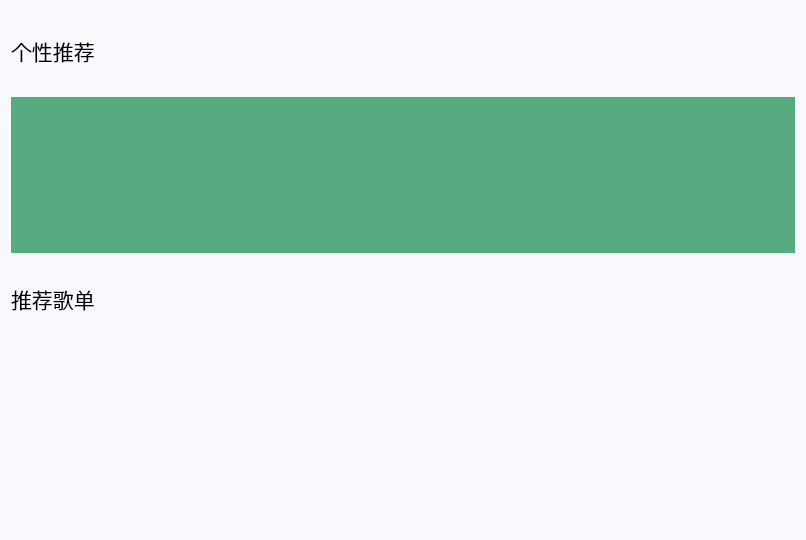
                  <widget class="QWidget" name="scrollAreaWidgetContents">
                   <property name="geometry">
                    <rect>
                     <x>0</x>
                     <y>0</y>
                     <width>806</width>
                     <height>540</height>
                    </rect>
                   </property>
                   <property name="styleSheet">
                    <string notr="true">QWidget
{
	
	color: rgb(0, 0, 0);
	background-color: #F7F9FC;
}</string>
                   </property>
                   <layout class="QVBoxLayout" name="verticalLayout_15">
                    <item>
                     <widget class="QWidget" name="recommendTitle" native="true">
                      <property name="minimumSize">
                       <size>
                        <width>0</width>
                        <height>80</height>
                       </size>
                      </property>
                      <property name="maximumSize">
                       <size>
                        <width>16777215</width>
                        <height>80</height>
                       </size>
                      </property>
                      <property name="styleSheet">
                       <string notr="true"/>
                      </property>
                      <layout class="QHBoxLayout" name="horizontalLayout_16">
                       <property name="spacing">
                        <number>0</number>
                       </property>
                       <property name="leftMargin">
                        <number>0</number>
                       </property>
                       <property name="topMargin">
                        <number>0</number>
                       </property>
                       <property name="rightMargin">
                        <number>0</number>
                       </property>
                       <property name="bottomMargin">
                        <number>0</number>
                       </property>
                       <item>
                        <widget class="QLabel" name="label">
                         <property name="font">
                          <font>
                           <family>钉钉进步体</family>
                           <pointsize>16</pointsize>
                          </font>
                         </property>
                         <property name="text">
                          <string>个性推荐</string>
                         </property>
                        </widget>
                       </item>
                       <item>
                        <spacer name="horizontalSpacer_12">
                         <property name="orientation">
                          <enum>Qt::Orientation::Horizontal</enum>
                         </property>
                         <property name="sizeHint" stdset="0">
                          <size>
                           <width>40</width>
                           <height>20</height>
                          </size>
                         </property>
                        </spacer>
                       </item>
                      </layout>
                     </widget>
                    </item>
                    <item>
                     <widget class="DynamicCard" name="recommendAdvertise" native="true">
                      <property name="styleSheet">
                       <string notr="true">background-color: rgb(85, 170, 127);</string>
                      </property>
                     </widget>
                    </item>
                    <item>
                     <widget class="QWidget" name="recommendPage1" native="true">
                      <property name="styleSheet">
                       <string notr="true"/>
                      </property>
                      <layout class="QVBoxLayout" name="verticalLayout_16">
                       <property name="spacing">
                        <number>0</number>
                       </property>
                       <property name="leftMargin">
                        <number>0</number>
                       </property>
                       <property name="topMargin">
                        <number>0</number>
                       </property>
                       <property name="rightMargin">
                        <number>0</number>
                       </property>
                       <property name="bottomMargin">
                        <number>0</number>
                       </property>
                       <item>
                        <widget class="QWidget" name="recommendSongTtitle1" native="true">
                         <property name="minimumSize">
                          <size>
                           <width>16</width>
                           <height>80</height>
                          </size>
                         </property>
                         <property name="maximumSize">
                          <size>
                           <width>16777215</width>
                           <height>80</height>
                          </size>
                         </property>
                         <property name="styleSheet">
                          <string notr="true"/>
                         </property>
                         <layout class="QHBoxLayout" name="horizontalLayout_17">
                          <property name="spacing">
                           <number>0</number>
                          </property>
                          <property name="leftMargin">
                           <number>0</number>
                          </property>
                          <property name="topMargin">
                           <number>0</number>
                          </property>
                          <property name="rightMargin">
                           <number>0</number>
                          </property>
                          <property name="bottomMargin">
                           <number>0</number>
                          </property>
                          <item>
                           <widget class="QWidget" name="recommendSongList" native="true">
                            <property name="maximumSize">
                             <size>
                              <width>150</width>
                              <height>16777215</height>
                             </size>
                            </property>
                            <property name="styleSheet">
                             <string notr="true"/>
                            </property>
                            <layout class="QHBoxLayout" name="horizontalLayout_21">
                             <property name="leftMargin">
                              <number>0</number>
                             </property>
                             <property name="topMargin">
                              <number>0</number>
                             </property>
                             <property name="rightMargin">
                              <number>0</number>
                             </property>
                             <property name="bottomMargin">
                              <number>0</number>
                             </property>
                             <item>
                              <widget class="QLabel" name="recommendSongListText">
                               <property name="font">
                                <font>
                                 <pointsize>16</pointsize>
                                </font>
                               </property>
                               <property name="text">
                                <string>推荐歌单</string>
                               </property>
                              </widget>
                             </item>
                             <item>
                              <widget class="QLabel" name="recommendSongListIcon">
                               <property name="sizePolicy">
                                <sizepolicy hsizetype="Preferred" vsizetype="Preferred">
                                 <horstretch>0</horstretch>
                                 <verstretch>0</verstretch>
                                </sizepolicy>
                               </property>
                               <property name="minimumSize">
                                <size>
                                 <width>24</width>
                                 <height>24</height>
                                </size>
                               </property>
                               <property name="maximumSize">
                                <size>
                                 <width>24</width>
                                 <height>24</height>
                                </size>
                               </property>
                               <property name="styleSheet">
                                <string notr="true">border-image: url(:/image/image/right.png);</string>
                               </property>
                               <property name="text">
                                <string/>
                               </property>
                              </widget>
                             </item>
                            </layout>
                           </widget>
                          </item>
                          <item>
                           <spacer name="horizontalSpacer_13">
                            <property name="orientation">
                             <enum>Qt::Orientation::Horizontal</enum>
                            </property>
                            <property name="sizeHint" stdset="0">
                             <size>
                              <width>40</width>
                              <height>20</height>
                             </size>
                            </property>
                           </spacer>
                          </item>
                         </layout>
                        </widget>
                       </item>
                       <item>
                        <widget class="Carousel" name="recommendSongContent1" native="true">
                         <property name="minimumSize">
                          <size>
                           <width>0</width>
                           <height>190</height>
                          </size>
                         </property>
                         <property name="styleSheet">
                          <string notr="true"/>
                         </property>
                         <layout class="QHBoxLayout" name="horizontalLayout_22">
                          <property name="spacing">
                           <number>0</number>
                          </property>
                          <property name="leftMargin">
                           <number>0</number>
                          </property>
                          <property name="topMargin">
                           <number>0</number>
                          </property>
                          <property name="rightMargin">
                           <number>0</number>
                          </property>
                          <property name="bottomMargin">
                           <number>0</number>
                          </property>
                         </layout>
                        </widget>
                       </item>
                      </layout>
                     </widget>
                    </item>
                   </layout>
                  </widget>
